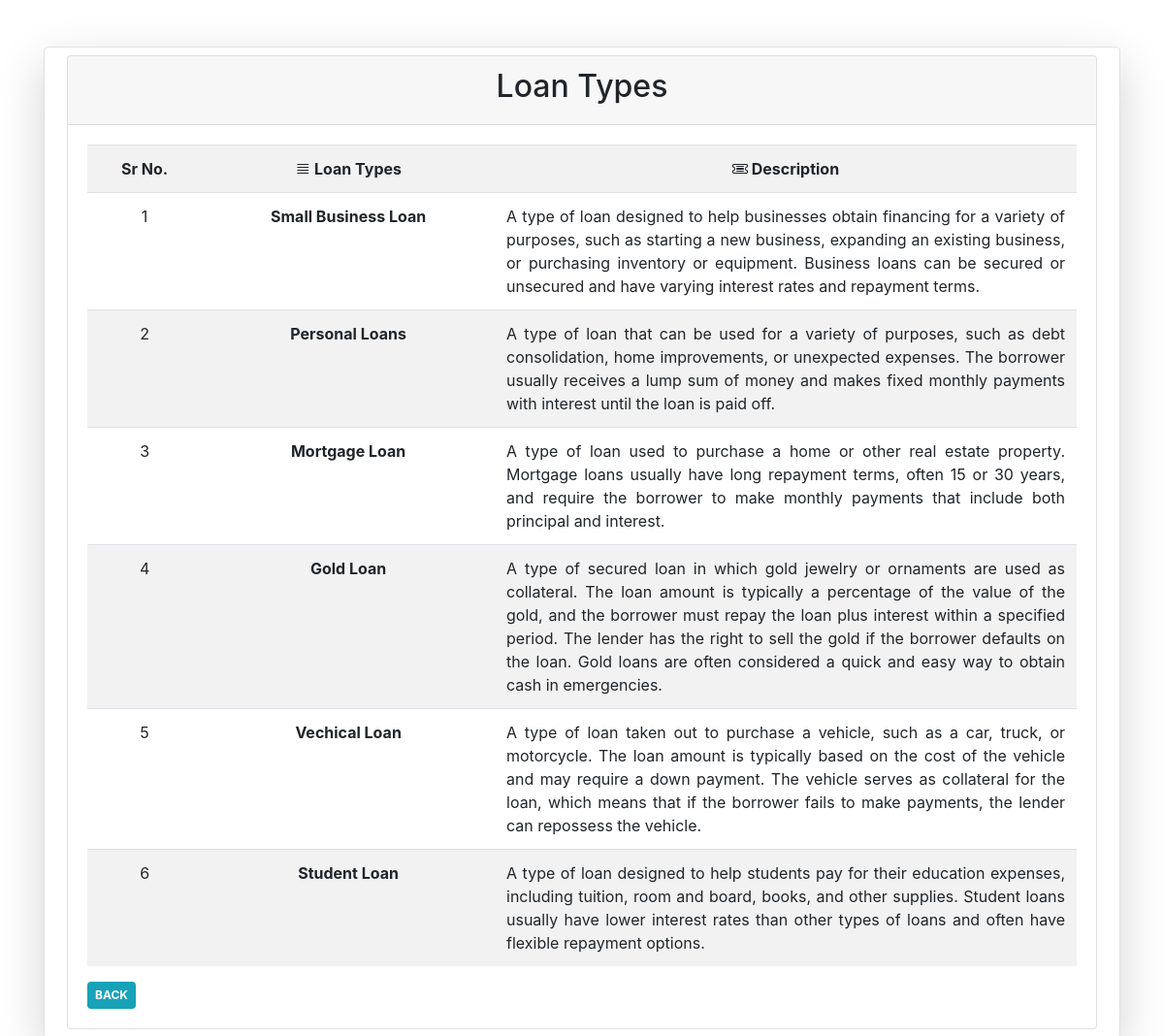
The app's page /Partials/_LoanTypes.php with its own data.
### tables this page shows
CREATE TABLE `loan_types` (
  `id` int(30) NOT NULL,
  `loan_type` varchar(255) NOT NULL,
  `description` text NOT NULL,
  `timestamp` datetime NOT NULL DEFAULT current_timestamp() ON UPDATE current_timestamp()
);

### Partials/_LoanTypes.php (the view, shortened to what this page needs)
<?php
include '_dbconnect.php';
$sql1 = "SELECT * FROM `loan_types`";
$query1 = mysqli_query($conn, $sql1);
$result1 = mysqli_num_rows($query1);
?>
<!DOCTYPE html>
<html>
<head>
    <link rel="stylesheet" href="https://cdn.jsdelivr.net/npm/bootstrap@4.5.3/dist/css/bootstrap.min.css"
>
    <link rel="stylesheet" href="https://cdn.jsdelivr.net/npm/bootstrap-icons@1.10.5/font/bootstrap-icons.css">
    <link rel="stylesheet" type="text/css" href="../assets/css/bootstrap-icons.css">
</head>
<body>
    <div class="container">
        <div class="row border rounded mx-auto mt-5 p-2 shadow-lg">
            <div class="col-md-12">
                <div class="card">
                    <div class="card-header text-center">
                        <h2>Loan Types
                        </h2>
                    </div>
                    <div class="card-body">
                        <table class="table table-striped text-center">
                            <tr>
                                <th>Sr No.</th>
                                <th><i class="bi bi-justify"></i> Loan Types</th>
                                <th><i class="bi bi-ticket-detailed"></i> Description</th>
                            </tr>
                            <?php
                            for ($i = 1; $i <= $result1; $i++) {
                                $row = mysqli_fetch_array($query1);
                            ?>
                            <tr>
                                <td class="Type_id">
                                    <?php echo $row['id'] ?>
                                </td>
                                <td>
                                   <b> <?php echo $row['loan_type'] ?></b>
                                </td>
                                <td class="align">
                                    <?php echo $row['description'] ?>
                                </td>
                            </tr>
                            <?php } ?>
                        </table>
                        <a href="../Index.php" class="badge badge-info p-2">BACK</a>
                    </div>
                </div>
            </div>
        </div>
    </div>
</body>
</html>

### Partials/_LoanTypes.php (style rules this page uses)
.align { text-align: justify; text-justify: inter-word; width:600px; }

### records on screen
loan_types: id "1", loan_type "Small Business Loan", description "A type of loan designed to help businesses obtain financing for a variety of purposes, such as starting a new business, expanding an existing business, or purchasing inventory or equipment. Business loans can be secured or unsecured and have varying interest rates and repayment terms."
loan_types: id "2", loan_type "Personal Loans", description "A type of loan that can be used for a variety of purposes, such as debt consolidation, home improvements, or unexpected expenses. The borrower usually receives a lump sum of money and makes fixed monthly payments with interest until the loan is paid off."
loan_types: id "3", loan_type "Mortgage Loan", description "A type of loan used to purchase a home or other real estate property. Mortgage loans usually have long repayment terms, often 15 or 30 years, and require the borrower to make monthly payments that include both principal and interest."
loan_types: id "4", loan_type "Gold Loan", description "A type of secured loan in which gold jewelry or ornaments are used as collateral. The loan amount is typically a percentage of the value of the gold, and the borrower must repay the loan plus interest within a specified period. The lender has the right to sell the gold if the borrower defaults on the loan. Gold loans are often considered a quick and easy way to obtain cash in emergencies."
loan_types: id "5", loan_type "Vechical Loan", description "A type of loan taken out to purchase a vehicle, such as a car, truck, or motorcycle. The loan amount is typically based on the cost of the vehicle and may require a down payment. The vehicle serves as collateral for the loan, which means that if the borrower fails to make payments, the lender can repossess the vehicle."
loan_types: id "6", loan_type "Student Loan", description "A type of loan designed to help students pay for their education expenses, including tuition, room and board, books, and other supplies. Student loans usually have lower interest rates than other types of loans and often have flexible repayment options."
